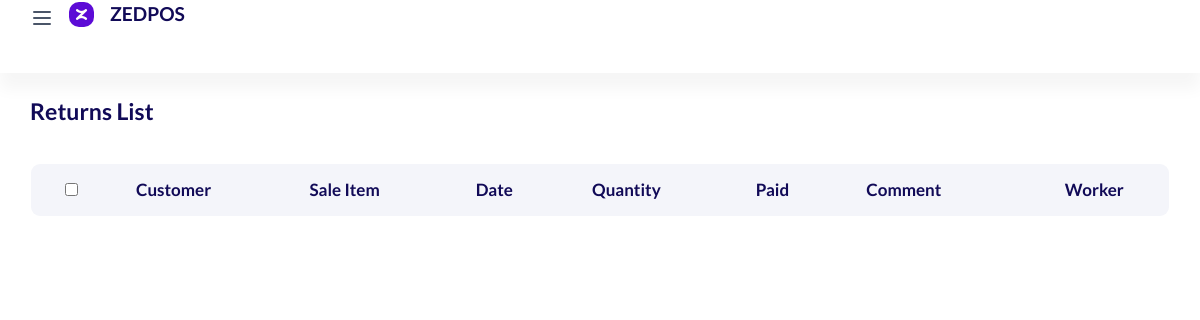
Before: /sale/return/ with the older database file.
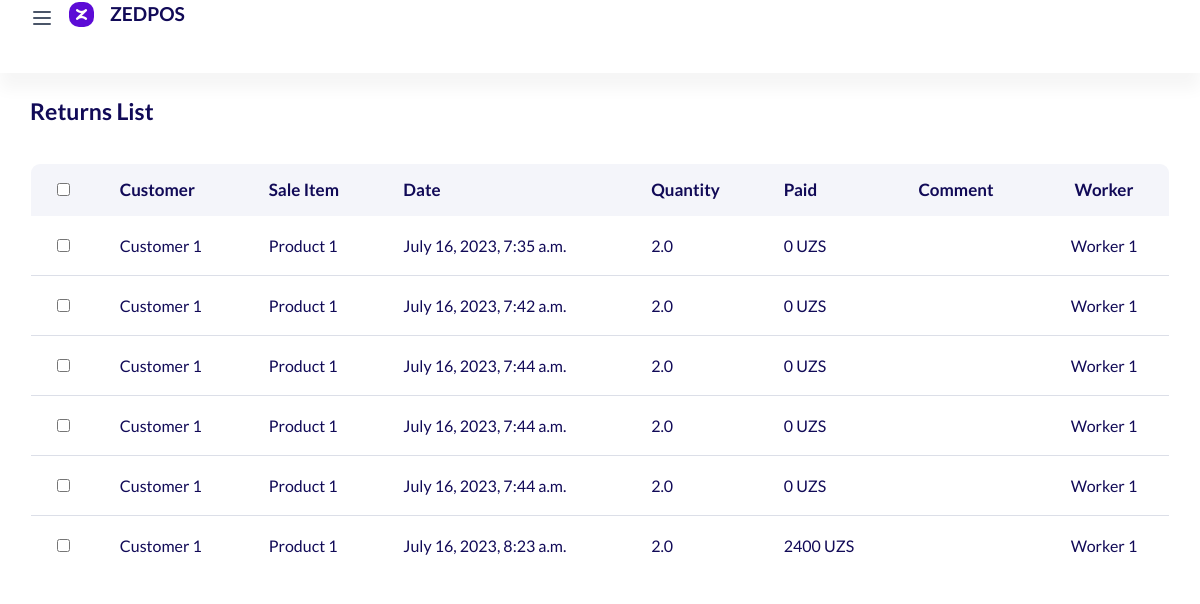
After: the same page with the newer database file.
### sell/models.py (models this page shows, shortened)
class Return(models.Model):
    customer = models.ForeignKey(Client, on_delete=models.SET_NULL, null=True)
    sellitem = models.ForeignKey(SellItem, on_delete=models.SET_NULL, null=True)
    date = models.DateTimeField(auto_now_add=True)
    paid = models.IntegerField(null=True)
    quantity = models.FloatField(null=True)
    worker = models.ForeignKey(Worker, on_delete=models.SET_NULL, null=True)

class SellItem(models.Model):
    sell_id = models.ForeignKey(Sell, on_delete=models.CASCADE)
    product = models.ForeignKey(Product, on_delete=models.SET_NULL, null=True)
    date = models.DateTimeField(null=True, blank=True)
    discount = models.IntegerField(null=True)
    quantity = models.FloatField()

### clients/models.py (models this page shows)
class Client(models.Model):
    first_name = models.CharField(("First name"), max_length=50)
    last_name = models.CharField(("Last name"), max_length=50)
    p_num = models.CharField(("Phone number"), max_length=20)
    debt = models.IntegerField(("Debt"), null=True, blank=True, default=0)
    def __str__(self):
        return f'{self.first_name} {self.last_name}'

### product/models.py (models this page shows)
class Product(models.Model):
    code = models.IntegerField(null=True)
    name = models.CharField(max_length=50)
    arrival_price = models.IntegerField()
    price = models.IntegerField()
    measure = models.ForeignKey(Measure, on_delete=models.SET_NULL, null=True)
    quantity = models.FloatField(null=True)
    is_active = models.BooleanField(default=True)
    count = models.FloatField(null=True, blank=True, default=0)
    def __str__(self):
        return self.name

### accounts/models.py (models this page shows)
class Worker(models.Model):
    first_name = models.CharField(max_length=100)
    last_name = models.CharField(max_length=100)
    ph_number = models.CharField(("Phone number"), max_length=50)

### sell/views.py (the view)
# urls.py: path('return/', return_list),
def return_list(request):
    data = {
        "items": Return.objects.all()
    }
    return render(request, "sale/list-returns.html", data)

### templates/sale/list-returns.html (shortened to what this page needs)
<!doctype html>
{% load static %}
<html lang="en">
  <head>
      <link rel="stylesheet" href="{% static 'assets/css/backend-plugin.min.css' %}">
      <link rel="stylesheet" href="{% static 'assets/css/backend.css' %}">
      <link rel="stylesheet" href="{% static 'assets/css/css.css' %}">
      <link rel="stylesheet" href="{% static 'assets/vendor/@fortawesome/fontawesome-free/css/all.min.css' %}">
      <link rel="stylesheet" href="{% static 'assets/vendor/line-awesome/dist/line-awesome/css/line-awesome.min.css' %}">
      <link rel="stylesheet" href="{% static 'assets/vendor/remixicon/fonts/remixicon.css' %}">  </head>
  <body class="  ">
    <div class="wrapper">
                <div class="iq-top-navbar">
          <div class="iq-navbar-custom">
              <nav class="navbar navbar-expand-lg navbar-light p-0">
                  <div class="iq-navbar-logo d-flex align-items-center justify-content-between">
                      <i class=" wrapper-menu"><?xml version="1.0" ?><svg fill="none" height="24" viewBox="0 0 24 24" width="24" xmlns="http://www.w3.org/2000/svg"><path d="M4 6H20M4 12H20M4 18H20" stroke="#4A5568" stroke-linecap="round" stroke-linejoin="round" stroke-width="2"/></svg></i>
                      <a href="/" class="header-logo">
                          <img src="{% static 'zed.png' %}" class="img-fluid rounded-normal" alt="logo">
                          <h5 class="logo-title ml-3">ZEDPOS</h5>
                      </a>
                  </div>
              </nav>
          </div>
      </div>
      <div class="content-page">
     <div class="container-fluid">
        <div class="row">
            <div class="col-lg-12">
                <div class="d-flex flex-wrap flex-wrap align-items-center justify-content-between mb-4">
                    <div>
                        <h4 class="mb-3">Returns List</h4>
                    </div>
                </div>
            </div>
            <div class="col-lg-12">
                <div class="table-responsive rounded mb-3">
                <table class="data-table table mb-0 tbl-server-info">
                    <thead class="bg-white text-uppercase">
                        <tr class="ligth ligth-data">
                            <th>
                                <div class="checkbox d-inline-block">
                                    <input type="checkbox" class="checkbox-input" id="checkbox1">
                                </div>
                            </th>
                            <th>Customer</th>
                            <th>Sale item</th>
                            <th>Date</th>
                            <th>Quantity</th>
                            <th>Paid</th>
                            <th>Comment</th>
                            <th>Worker</th>
                        </tr>
                    </thead>
                    <tbody class="ligth-body">
                    {% for p in items %}
                        <tr>
                            <td>
                                <div class="checkbox d-inline-block">
                                    <input type="checkbox" class="checkbox-input" id="checkbox2">
                                </div>
                            </td>
                            <td>
                                <div class="d-flex align-items-center">
                                    <div>
                                        {{ p.customer }}
                                    </div>
                                </div>
                            </td>
                            <td class="filter">{{ p.sellitem.product }}</td>
                            <td>{{ p.date }}</td>
                            <td>{{ p.quantity }}</td>
                            <td>{{ p.paid }} UZS</td>
                            <td>{{ p.comment }}</td>
                            <td>{{ p.worker.first_name }} {{ p.worker.last_name }}</td>
                        </tr>
                    {% endfor %}
                    </tbody>
                </table>
                </div>
            </div>
        </div>
    </div>
  </body>
</html>

Changed rows visible on the page:
added Return: customer "Customer 1", sellitem.product "Product 1", date "July 16, 2023, 7:35 a.m.", quantity "2.0", paid "0", worker.first_name "Worker", worker.last_name "1"
added Return: customer "Customer 1", sellitem.product "Product 1", date "July 16, 2023, 7:42 a.m.", quantity "2.0", paid "0", worker.first_name "Worker", worker.last_name "1"
added Return: customer "Customer 1", sellitem.product "Product 1", date "July 16, 2023, 7:44 a.m.", quantity "2.0", paid "0", worker.first_name "Worker", worker.last_name "1"
added Return: customer "Customer 1", sellitem.product "Product 1", date "July 16, 2023, 7:44 a.m.", quantity "2.0", paid "0", worker.first_name "Worker", worker.last_name "1"
added Return: customer "Customer 1", sellitem.product "Product 1", date "July 16, 2023, 7:44 a.m.", quantity "2.0", paid "0", worker.first_name "Worker", worker.last_name "1"
added Return: customer "Customer 1", sellitem.product "Product 1", date "July 16, 2023, 8:23 a.m.", quantity "2.0", paid "2400", worker.first_name "Worker", worker.last_name "1"
